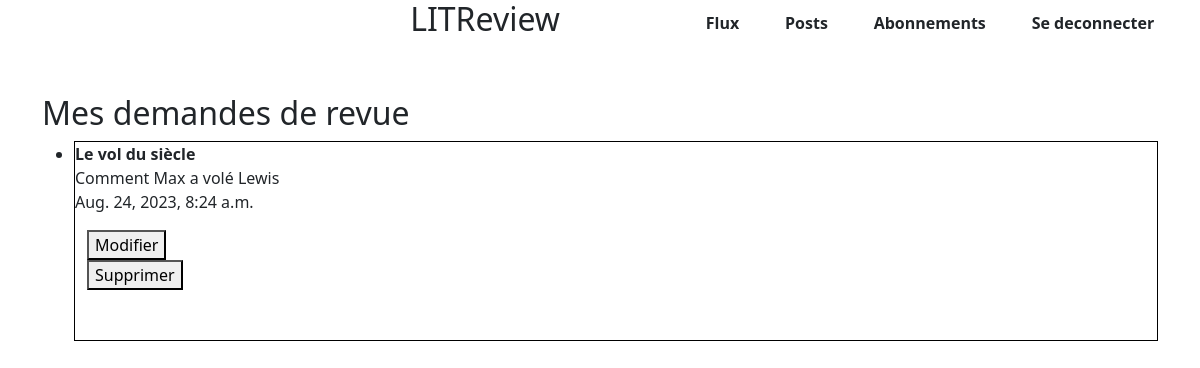
Page /posts (signed in) on the committed database.
### critiques/models.py (models this page shows, shortened)
class Ticket(models.Model):
    title = models.CharField(max_length=128)
    description = models.TextField(max_length=2048, blank=True)
    image = models.ImageField(null=True, blank=True)
    time_created = models.DateTimeField(auto_now_add=True)
    user = models.ForeignKey(to=settings.AUTH_USER_MODEL, on_delete=models.CASCADE)

### critiques/views.py (the view)
# urls.py: path("posts", user_tickets, name="posts"),
@login_required
def user_tickets(request):
    user_tickets = Ticket.objects.filter(user=request.user)
    return render(request, "posts.html", {"tickets": user_tickets})

### critiques/templates/posts.html (shortened to what this page needs)
{% extends "base.html" %}
{% load static %}
{% block additional_css %}
<link rel="stylesheet" href="{% static 'critiques/css/posts.css' %}">
{% endblock %}
{% block content %}
<div class="container py-5"><h2>Mes demandes de revue</h2>
{% if tickets %}
<ul>
    {% for ticket in tickets %}
    <li>
        <strong>{{ ticket.title }}</strong><br>
        {{ ticket.description }}<br>
        {{ ticket.time_created }}<br>
        <div class="container pt-3">
            <form action="{% url 'edit_ticket' ticket.id %}" method="post">
                <button type="submit">Modifier</button>
            </form>
            <form action="{% url 'delete_ticket' ticket.id %}" method="post">
                <button type="submit">Supprimer</button>
            </form>
        </div>
    </li>
    {% endfor %}
</ul>
{% else %}
<p>Vous n'avez pas encore créé de demandes de revue.</p>
{% endif %}
</div>
{% endblock %}

### critiques/static/critiques/css/posts.css (style rules this page uses)
li { padding-bottom: 50px; border : solid 1px black; }

### rows in the picture
Ticket: title "Le vol du siècle", description "Comment Max a volé Lewis", time_created "Aug. 24, 2023, 8:24 a.m."
